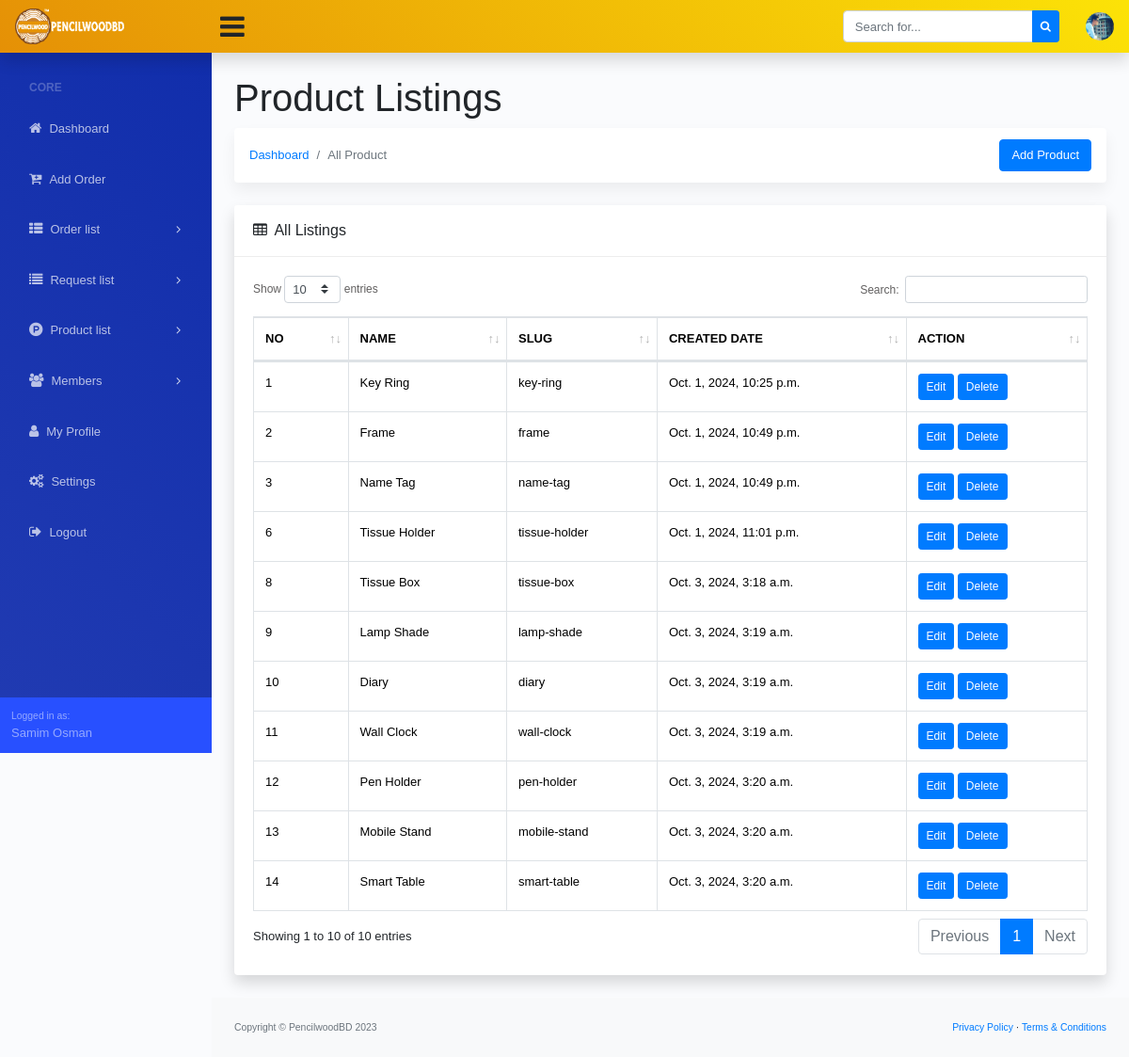
Page /product-list/ (signed in) on the committed database.
### dashboard/models.py (models this page shows, shortened)
class Site_Settings(models.Model):
    fav_icon = models.ImageField(upload_to='logo/', blank=True, null=True)
    logo = models.ImageField(upload_to='logo/', blank=True, null=True)
    website_name = models.CharField(max_length=200, blank=True, null=True)
    website_title = models.CharField(max_length=1000, blank=True, null=True)
    copyright_company = models.CharField(max_length=200)
    copyright_year = models.CharField(max_length=4)

### account/models.py (models this page shows, shortened)
class Custom_User(AbstractUser):
    USER_TYPE = (
        ('Admin', 'Admin'),
        ('Staff', 'Staff'),
    )
    user_type = models.CharField(max_length=20, choices=USER_TYPE, blank=True, null=True)
    email = models.EmailField(("email address"), blank=True, unique=True)
    phone_number = models.CharField(max_length=14, blank=True, null=True)
    profile_picture = models.ImageField(upload_to='profile-picture/', blank=True, null=True)
    USERNAME_FIELD = "email"
    REQUIRED_FIELDS = ["username"]

### order/models.py (models this page shows, shortened)
class Product(models.Model):
    name = models.CharField(max_length=250)
    slug = models.SlugField(max_length=250, blank=True, null=True)
    created_date = models.DateTimeField(auto_now_add=True)

### dashboard/views.py (the view)
# urls.py: path('product-list/', ProductListView.as_view(), name='product_list'),
class ProductListView(LoginRequiredMixin, ListView):
    model = Product
    template_name = 'product/product_list.html'  # Your template for listing
    context_object_name = 'products'

### dashboard/context_processor.py (called while the page is built)
def website_settings(request):
    website_setting = Site_Settings.objects.all().first()
    return {'website_setting': website_setting}

### templates/product/product_list.html (shortened to what this page needs)
{% extends '../base.html' %}
{% block dashboard_body %}
<main>
    <div class="container-fluid">
        <h1 class="mt-4">Product Listings</h1>
        <ol class="breadcrumb mb-4 d-flex justify-content-between align-items-center">
            <div class="d-flex align-items-center">
                <li class="breadcrumb-item"><a href="{% url 'dashboard' %}">Dashboard</a></li>
                <li class="breadcrumb-item active">All Product</li>
            </div>
            <li class="breadcrumb-item ml-auto">
                <a href="{% url 'product-create' %}" class="btn btn-primary" style="margin-left: 10px;">Add Product</a>
            </li>
        </ol>
        <div class="row">
            <div class="col-xl-12">
                <div class="card mb-4">
                    <div class="card-header">
                        <i class="fa fa-table mr-1"></i>
                        All Listings
                    </div>
                    <div class="card-body">
                        <div class="table-responsive">
                            <div id="dataTable_wrapper" class="dataTables_wrapper dt-bootstrap4 no-footer">
                                <div class="row">
                                    <div class="col-sm-12 col-md-6">
                                        <div class="dataTables_length" id="dataTable_length"><label>Show <select
                                                    name="dataTable_length" aria-controls="dataTable"
                                                    class="custom-select custom-select-sm form-control form-control-sm">
                                                    <option value="10">10</option>
                                                </select> entries</label></div>
                                    </div>
                                    <div class="col-sm-12 col-md-6">
                                        <div id="dataTable_filter" class="dataTables_filter"><label>Search:<input
                                                    type="search" class="form-control form-control-sm" placeholder=""
                                                    aria-controls="dataTable"></label></div>
                                    </div>
                                </div>
                                <div class="row">
                                    <div class="col-sm-12">
                                        <table class="table table-bordered dataTable no-footer" id="dataTable"
                                            width="100%" cellspacing="0" role="grid" aria-describedby="dataTable_info"
                                            style="width: 100%;">
                                            <thead>
                                                <tr class="text-uppercase" role="row">
                                                    <th class="sorting" tabindex="0" aria-controls="dataTable"
                                                        rowspan="1" colspan="1"
                                                        aria-label="No: activate to sort column ascending"
                                                        style="width: fixed;">No</th>
                                                    <th class="sorting" tabindex="0" aria-controls="dataTable"
                                                        rowspan="1" colspan="1"
                                                        aria-label="Name: activate to sort column ascending" ">Name</th>
                                                    <th class=" sorting" tabindex="0" aria-controls="dataTable"
                                                        rowspan="1" colspan="1"
                                                        aria-label="Slug: activate to sort column ascending" ">Slug</th>
                                                    <th class=" sorting" tabindex="0" aria-controls="dataTable"
                                                        rowspan="1" colspan="1"
                                                        aria-label="Created Date: activate to sort column ascending">
                                                        Created Date</th>
                                                    <th class="sorting" tabindex="0" aria-controls="dataTable"
                                                        rowspan="1" colspan="1"
                                                        aria-label="Action: activate to sort column ascending">Action
                                                    </th>
                                                </tr>
                                            </thead>
                                            <tbody>
                                                {% for product in products %}
                                                <tr role="row" class="odd">
                                                    <td> {{product.id}}</td>
                                                    <td>{{product.name}}</td>
                                                    <td>
                                                        {{product.slug}}
                                                    </td>
                                                    <td>
                                                        {{product.created_date}}
                                                    </td>
                                                    <td>
                                                        <a href="{% url 'product-update' product.id %}"
                                                            class="btn btn-primary btn-sm">
                                                            Edit
                                                        </a>
                                                        <a href="{% url 'product-delete' product.id %}"
                                                            class="btn btn-primary btn-sm">
                                                            Delete
                                                        </a>
                                                    </td>
                                                </tr>
                                                {% endfor %}
                                            </tbody>
                                        </table>
                                    </div>
                                </div>
                                <div class="row">
                                    <div class="col-sm-12 col-md-5">
                                        <div class="dataTables_info" id="dataTable_info" role="status"
                                            aria-live="polite">Showing 1 to 10 of 10 entries</div>
                                    </div>
                                    <div class="col-sm-12 col-md-7">
                                        <div class="dataTables_paginate paging_simple_numbers" id="dataTable_paginate">
                                            <ul class="pagination">
                                                <li class="paginate_button page-item previous disabled"
                                                    id="dataTable_previous"><a href="#" aria-controls="dataTable"
                                                        data-dt-idx="0" tabindex="0" class="page-link">Previous</a></li>
                                                <li class="paginate_button page-item active"><a href="#"
                                                        aria-controls="dataTable" data-dt-idx="1" tabindex="0"
                                                        class="page-link">1</a></li>
                                                <li class="paginate_button page-item next disabled" id="dataTable_next">
                                                    <a href="#" aria-controls="dataTable" data-dt-idx="2" tabindex="0"
                                                        class="page-link">Next</a>
                                                </li>
                                            </ul>
                                        </div>
                                    </div>
                                </div>
                            </div>
                        </div>
                    </div>
                </div>
            </div>
        </div>
    </div>
</main>
{% endblock dashboard_body %}

### templates/base.html (shortened to what this page needs)
{% load static %}
<!DOCTYPE html>
<html lang="en">
<head>
  <link href="https://cdn.jsdelivr.net/npm/bootstrap@5.3.2/dist/css/bootstrap.min.css" rel="stylesheet"
>
  <link href="{% static 'assets/css/dataTables.bootstrap4.min.css' %}" rel="stylesheet">
  <link href="{% static 'assets/css/styles.css' %}" rel="stylesheet" />
  <link rel="stylesheet" href="https://cdnjs.cloudflare.com/ajax/libs/font-awesome/4.7.0/css/font-awesome.min.css">
</head>
<body class="sb-nav-fixed">
  {% include './navbar.html' %}
  <div id="layoutSidenav">
    <div id="layoutSidenav_nav">
      {% include './side_navbar.html' %}
    </div>
    <div id="layoutSidenav_content">
      {% block dashboard_body %}
      {% endblock dashboard_body %}
      <footer class="py-4 bg-light mt-auto">
        <div class="container-fluid">
          <div class="d-flex align-items-center justify-content-between small">
            <div class="text-muted">Copyright &copy; {{website_setting.copyright_company}} {{website_setting.copyright_year}}</div>
            <div>
              <a href="">Privacy Policy</a>
              &middot;
              <a href="">Terms &amp; Conditions</a>
            </div>
          </div>
        </div>
      </footer>
    </div>
  </div>
</body>
</html>

### templates/navbar.html (shortened to what this page needs)
{% load static %}
<nav class="sb-topnav navbar navbar-expand navbar-light shadow-sm bg-warning">
    <a class="navbar-brand" href="{% url 'dashboard' %}">
        <img alt="logo" src="{{website_setting.logo.url}}" width="60%">
    </a>
    <button class="btn btn-link btn-sm order-1 order-lg-0" id="sidebarToggle" href="#"
        style="font-size: 30px !important;"><i class="fa fa-bars"></i></button>
    <form class="d-none d-md-inline-block form-inline ml-auto mr-0 mr-md-3 my-2 my-md-0">
        <div class="input-group">
            <input class="form-control" type="text" placeholder="Search for..." aria-label="Search"
                aria-describedby="basic-addon2" />
            <div class="input-group-append">
                <button class="btn btn-primary btn-sm" type="button"><i class="fa fa-search"></i></button>
            </div>
        </div>
    </form>
    <ul class="navbar-nav ml-auto ml-md-0">
        <li class="nav-item dropdown no-arrow ml-1 osahan-profile-dropdown">
            <a class="nav-link dropdown-toggle pr-0" href="#" role="button" data-toggle="dropdown" aria-haspopup="true"
                aria-expanded="false">
                {% if request.user.profile_picture %}
                <img class="img-profile rounded-circle" src="{{request.user.profile_picture.url}}">
                {% else %}
                <i class="fa fa-user-circle" style="font-size: 35px;"></i>
                {% endif %}
            </a>
        </li>
    </ul>
</nav>

### templates/side_navbar.html (shortened to what this page needs)
{% url 'dashboard' as admin_dashboard_url %}
<nav class="sb-sidenav accordion sb-sidenav-dark" id="sidenavAccordion">
    <div class="sb-sidenav-menu">
        <div class="nav">
            <div class="sb-sidenav-menu-heading">Core</div>
            <a class="nav-link Active" href="{{admin_dashboard_url}}">
                <div class="sb-nav-link-icon"><i class="fa fa-home"></i></div>
                Dashboard
            </a>
            <a class="nav-link Active" href="{% url 'add_new_order' %}">
                <div class="sb-nav-link-icon"><i class="fa fa-cart-plus"></i></div>
                Add Order
            </a>
            <a class="nav-link collapsed" href="#" data-toggle="collapse" data-target="#collapseOrder"
                aria-expanded="false" aria-controls="collapseOrder">
                <div class="sb-nav-link-icon"><i class="fa fa-th-list"></i></div>
                Order list
                <div class="sb-sidenav-collapse-arrow"><i class="fa fa-angle-down"></i></div>
            </a>
            <a class="nav-link collapsed" href="#" data-toggle="collapse" data-target="#collapseRequest"
                aria-expanded="false" aria-controls="collapseRequest">
                <div class="sb-nav-link-icon"><i class="fa fa-list"></i></div>
                Request list
                <div class="sb-sidenav-collapse-arrow"><i class="fa fa-angle-down"></i></div>
            </a>
            <a class="nav-link collapsed" href="#" data-toggle="collapse" data-target="#collapseProduct"
                aria-expanded="false" aria-controls="collapseProduct">
                <div class="sb-nav-link-icon"><i class="fa fa-product-hunt"></i></div>
                Product list
                <div class="sb-sidenav-collapse-arrow"><i class="fa fa-angle-down"></i></div>
            </a>
            {% if request.user.user_type == 'Admin' %}
            <a class="nav-link collapsed" href="#" data-toggle="collapse" data-target="#collapseMembers"
                aria-expanded="false" aria-controls="collapseMembers">
                <div class="sb-nav-link-icon"><i class="fa fa-users"></i></div>
                Members
                <div class="sb-sidenav-collapse-arrow"><i class="fa fa-angle-down"></i></div>
            </a>
            {% endif %}
            <a class="nav-link Active" href="{% url 'my_profile' %}">
                <div class="sb-nav-link-icon"><i class="fa fa-user"></i></div>
                My Profile
            </a>
            {% if request.user.user_type == 'Admin' %}
            <a class="nav-link Active" href="{% url 'settings' %}">
                <div class="sb-nav-link-icon"><i class="fa fa-gears"></i></div>
                Settings
            </a>
            {% endif %}
            <a class="nav-link" href="{% url 'logout' %}">
                <div class="sb-nav-link-icon"><i class="fa fa-sign-out"></i></div>
                Logout
            </a>
        </div>
    </div>
    <div class="sb-sidenav-footer">
        <div class="small">Logged in as:</div>
        {{request.user.first_name}} {{request.user.last_name}}
    </div>
</nav>

### rows in the picture
Site_Settings: logo (picture), copyright_company "PencilwoodBD", copyright_year "2023"
Custom_User: user.profile_picture (picture), user.first_name "Samim", user.last_name "Osman"
Product: id "1", name "Key Ring", slug "key-ring", created_date "Oct. 1, 2024, 10:25 p.m."
Product: id "2", name "Frame", slug "frame", created_date "Oct. 1, 2024, 10:49 p.m."
Product: id "3", name "Name Tag", slug "name-tag", created_date "Oct. 1, 2024, 10:49 p.m."
Product: id "6", name "Tissue Holder", slug "tissue-holder", created_date "Oct. 1, 2024, 11:01 p.m."
Product: id "8", name "Tissue Box", slug "tissue-box", created_date "Oct. 3, 2024, 3:18 a.m."
Product: id "9", name "Lamp Shade", slug "lamp-shade", created_date "Oct. 3, 2024, 3:19 a.m."
Product: id "10", name "Diary", slug "diary", created_date "Oct. 3, 2024, 3:19 a.m."
Product: id "11", name "Wall Clock", slug "wall-clock", created_date "Oct. 3, 2024, 3:19 a.m."
Product: id "12", name "Pen Holder", slug "pen-holder", created_date "Oct. 3, 2024, 3:20 a.m."
Product: id "13", name "Mobile Stand", slug "mobile-stand", created_date "Oct. 3, 2024, 3:20 a.m."
Product: id "14", name "Smart Table", slug "smart-table", created_date "Oct. 3, 2024, 3:20 a.m."
